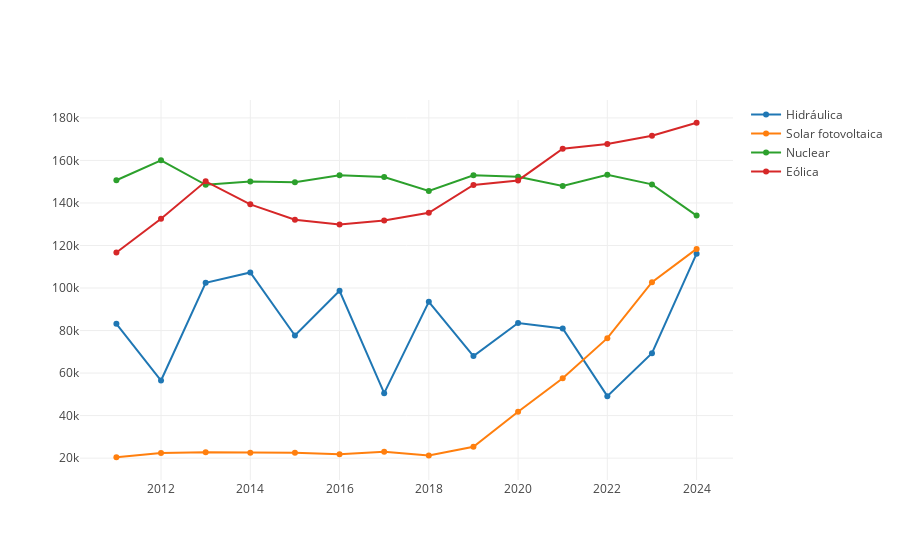

This figure's notebook cell:
### Markdown cell above
### Gráfico evolución anual distintos tipos de energia

### Code cell
def AnalisisEnergiasAnual(listaEnergias: Seq[String], dataFrameBalance: DataFrame): Unit = {
  // Agrupar y calcular la media para datos renovables
  def calcularMediaAnual(df: DataFrame, tipo: String): DataFrame = {
    df.filter(col("Tipo") === tipo)
      .filter(date_format(col("FechaCompleta"), "yyyy") =!= "2010")  
      .groupBy(date_format(col("FechaCompleta"), "yyyy").as("Año"))
      .agg(avg("Valor").as("ValorPromedio"))
      .orderBy("Año")
  }

  val valores = listaEnergias.map(tipoEnergia => calcularMediaAnual(dataFrameBalance, tipoEnergia))
  val fechas = valores.head.select("Año").as[String].collect.toSeq
  val seqValores = valores.map(valor => valor.select("ValorPromedio").as[Double].collect.toSeq)

  val traces = listaEnergias.zip(seqValores).map { case (nombre, seqValor) =>
    Scatter(fechas, seqValor, name = nombre)
  }

  val data = traces
  plot(data)
}

val EnergiasParaAnalizar = Seq( "Hidráulica","Solar fotovoltaica","Nuclear", "Eólica")
AnalisisEnergiasAnual(EnergiasParaAnalizar, dataFrameBalance)

### Figure 1 — Plotly figure (JSON) as saved in the notebook; plotly's stock layout.template omitted (floating-point values rounded to 4 significant figures)
{"data": [{"name": "Hidráulica", "type": "scatter", "x": ["2011", "2012", "2013", "2014", "2015", "2016", "2017", "2018", "2019", "2020", "2021", "2022", "2023", "2024"], "y": [83150.0, 56490.0, 102400.0, 107300.0, 77650.0, 98700.0, 50550.0, 93510.0, 67990.0, 83580.0, 81000.0, 49140.0, 69340.0, 116200.0]}, {"name": "Solar fotovoltaica", "type": "scatter", "x": ["2011", "2012", "2013", "2014", "2015", "2016", "2017", "2018", "2019", "2020", "2021", "2022", "2023", "2024"], "y": [20410.0, 22390.0, 22810.0, 22520.0, 22560.0, 21810.0, 23010.0, 21290.0, 25360.0, 41830.0, 57530.0, 76420.0, 102700.0, 118400.0]}, {"name": "Nuclear", "type": "scatter", "x": ["2011", "2012", "2013", "2014", "2015", "2016", "2017", "2018", "2019", "2020", "2021", "2022", "2023", "2024"], "y": [150700.0, 160100.0, 148500.0, 150200.0, 149800.0, 153100.0, 152200.0, 145700.0, 153000.0, 152300.0, 148000.0, 153300.0, 148700.0, 134100.0]}, {"name": "Eólica", "type": "scatter", "x": ["2011", "2012", "2013", "2014", "2015", "2016", "2017", "2018", "2019", "2020", "2021", "2022", "2023", "2024"], "y": [116700.0, 132600.0, 150200.0, 139300.0, 132100.0, 129900.0, 131800.0, 135400.0, 148500.0, 150600.0, 165500.0, 167700.0, 171600.0, 177700.0]}], "layout": {"autosize": true, "xaxis": {"autorange": true, "range": [2010.0, 2025.0], "type": "linear"}, "yaxis": {"autorange": true, "range": [8890.0, 189300.0], "type": "linear"}}}
